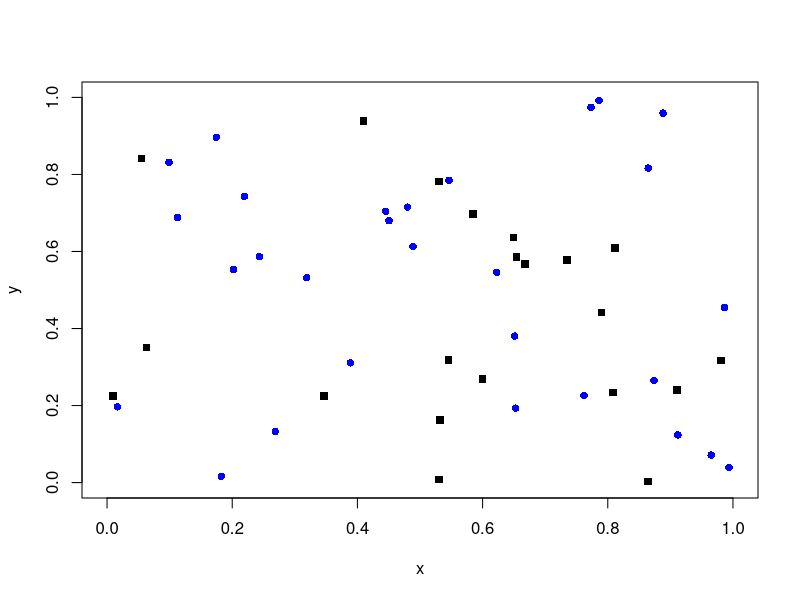
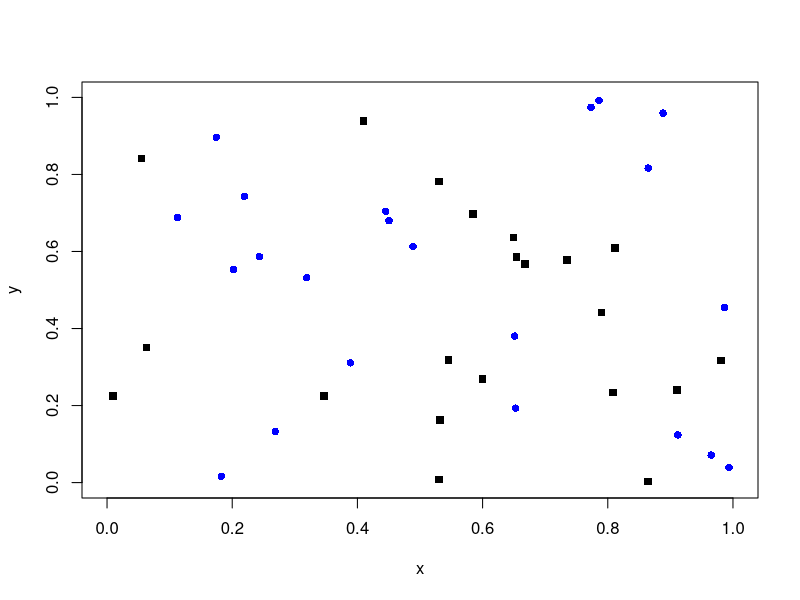

R code for these plots, in order:

l <- 1 # region
n <- 50 # individuos (ambas especies)
pl <- 0.4 # es lobo

prl <- 0.02 # prob reproduccion lobos
pro <- 0.03 # prob reproduccion ovejas

ec <- 5 # pasos en el tiempo de espera para volver a comer
em <- 3 # lobos que no se alimenten despues de este tiempo moriran

v <- l/30 # tamano de paso
r <- 0.1 # radio en el que deben estar las ovejas para que el lobo las coma
poblacion <- data.frame(x = double(), y = double(), dx = double(), dy = double(), especie  = character())

# INICIO
for (i in 1:n) {
	e <- "O"
    if (runif(1) < pl) {
        e <- "L"
    } 
    poblacion <- rbind(poblacion, data.frame(x = runif(1, 0, l), y = runif(1, 0, l), dx = runif(1, -v, v), dy = runif(1, -v, v), especie = e))
}

iL <- poblacion[poblacion$especie == "L",]
iO <- poblacion[poblacion$especie == "O",]

png("inicio.png")
plot(l, type="n", xlim=c(0, l), ylim=c(0, l), xlab="x", ylab="y")
    if (dim(iL)[1] > 0) {
        points(iL$x, iL$y, pch=15, col="black")
    }
    if (dim(iO)[1] > 0) {
        points(iO$x, iO$y, pch=16, col="blue")
    }
graphics.off()

# hambriento??
poblacion$comer <- NULL
ph <- 0.5 # probabilidad minima hambrientos
for (i in 1:dim(poblacion[poblacion$especie,])[1]) { 
	if (poblacion[i, "especie"] == "L") {
		if (runif(1) > ph) {
			poblacion[i, "comer"] = 1;
		} else {
			poblacion[i, "comer"] = 0;
		}
	}
	else if (poblacion[i, "especie"] == "O")
		poblacion[i, "comer"] = 0; 
}

# comen lobos
comen <- poblacion[poblacion$comer == 1,]
ovejas <- which(poblacion$especie == "O",arr.ind = T) #poblacion[poblacion$especie == "O",]
for (i in 1:dim(comen)[1]) {
	lobo <- comen[i,]
	for(j in 1:length(ovejas)) {
		oveja <- poblacion[ovejas[j], ]
		dx <- lobo$x - oveja$x
        dy <- lobo$y - oveja$y
        d <- sqrt(dx^2 + dy^2)
        if (d < r) { 
			poblacion[ovejas[j],"especie"] <- "NULL" 
		}
	}
}

# reproduccion ovejas


iL <- poblacion[poblacion$especie == "L",]
iO <- poblacion[poblacion$especie == "O",]

png("comida.png")
plot(l, type="n", xlim=c(0, l), ylim=c(0, l), xlab="x", ylab="y")
    if (dim(iL)[1] > 0) {
        points(iL$x, iL$y, pch=15, col="black")
    }
    if (dim(iO)[1] > 0) {
        points(iO$x, iO$y, pch=16, col="blue")
    }
graphics.off()


